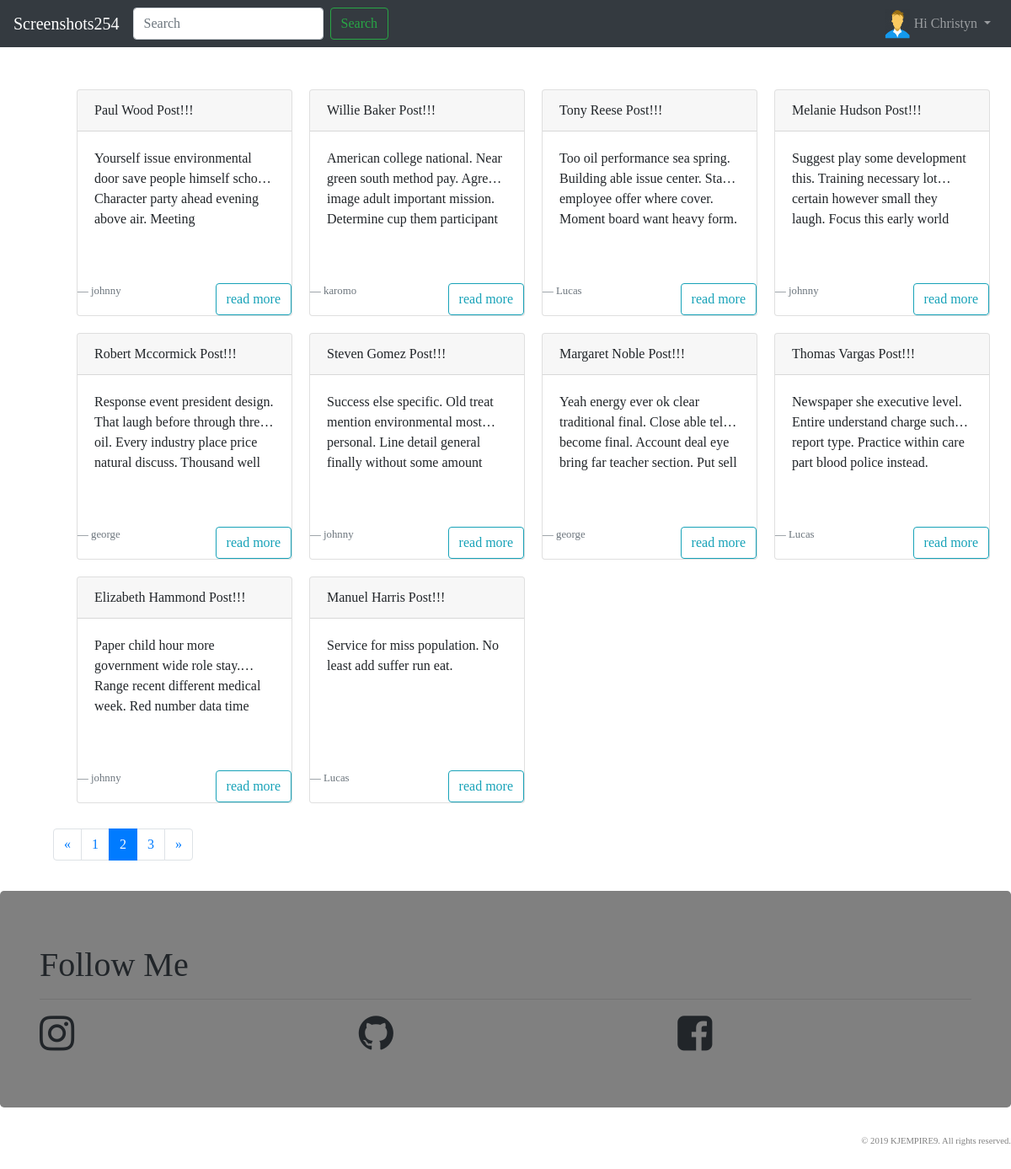
Page /?page=2 (signed in) on the committed database.
### blogger/models.py (models this page shows, shortened)
class Post(models.Model):
    objects = models.Manager()      #Our default Manager
    published = PublishedManager()  #Our Custom Model Manager
    STATUS_CHOICES = (
        ('draft','Draft'),
        ('published','Published'),
    )
    title               =       models.CharField(max_length=100)
    slug                =       models.SlugField(max_length=120)
    author              =       models.ForeignKey(User, related_name='blog_posts',on_delete=models.CASCADE)
    body                =       models.TextField()
    likes               =       models.ManyToManyField(User, related_name='likes', blank=True)
    created             =       models.DateTimeField(auto_now_add=True)
    updated             =       models.DateTimeField(auto_now=True)
    status              =       models.CharField(max_length=10, choices=STATUS_CHOICES, default='draft')
    restrict_comment    =       models.BooleanField(default=False)
    favourite           =       models.ManyToManyField(User, related_name='favourite', blank=True)
    class Meta:
        ordering = ['-id']
    def get_absolute_url(self):
        return reverse("blogger:detail", args=[self.id, self.slug])

### blogger/views.py (the view)
# urls.py: path('', views.index, name='index'),
def index(request):
    post_list = Post.published.all()
    query = request.GET.get('q')
    if query:
        post_list = Post.published.filter(
        Q(title__icontains=query)|
        Q(author__username=query)|
        Q(body__icontains=query)
        )
    paginator = Paginator(post_list, 10)
    page = request.GET.get('page')
    try:
        posts = paginator.page(page)
    except PageNotAnInteger:
        posts = paginator.page(1)
    except EmptyPage:
        posts = paginator.page(paginator.num_pages)
    if page is None:
        start_index = 0
        end_index = 7
    else:
        (start_index, end_index) = proper_pagination(posts, index=4)
    page_range = list(paginator.page_range)[start_index:end_index]
    context = {
        'posts': posts,
        'page_range': page_range,
    }
    return render(request, 'blogger/index.html', context)

### blogger/models.py (called while the page is built)
    def get_queryset(self):
        return super(PublishedManager, self).get_queryset().filter(status="published")

### blogger/views.py (called while the page is built)
def proper_pagination(posts, index):
    start_index = 0
    end_index = 7
    if posts.number > index:
        start_index = posts.number - index
        end_index = start_index + end_index
    return (start_index, end_index)

### blogger/templates/blogger/index.html (shortened to what this page needs)
{% extends 'blogger/base.html'%}
{% block content %}
<div class="container-fluid">
  <div class="row">
    {% for p in posts %}
    <div class="card" style="width: 16rem;">
      <div class="card-header grey">
        {{p.title}}
      </div>
      <div class="card-body">
        <div class="container">
        <div class="row ">
            <div id="summary">
              <p class="collapse" id="collapseSummary">
                {{p.body}}
              </p>
            </div></div>
        </div>
      </div>
      <br>
      <footer class="blockquote-footer">{{p.author}}
        <a href="{{p.get_absolute_url}}" class="btn btn-outline-info float-right">read more</a>
      </footer>
    </div>
  {% empty %}
      <div class="container-fluid">
        <h3>No Posts Found having search query "{{ request.GET.q }}"</h3>
      </div>
    {% endfor %}
  </div>
</div>
<div class="container float-center">
  <ul class="pagination">
    {% if posts.has_previous %}
      <li class="page-item">
        <a href="?page={{ posts.previous_page_number }}" class="page-link">&laquo;</a>
      </li>
    {% endif %}
    {% for p in page_range %}
      {% if posts.number == p %}
        <li class="page-item active">
          <a href="?page={{ p }}" class="page-link">{{ p }}</a>
        </li>
      {% else %}
        <li class="page-item">
          <a href="?page={{ p }}" class="page-link">{{ p }}</a>
        </li>
      {% endif %}
    {% endfor %}
    {% if posts.has_next %}
      <li class="page-item">
        <a href="?page={{ posts.next_page_number }}" class="page-link">&raquo;</a>
      </li>
    {% endif %}
  </ul>
</div>
  {% endblock %}

### blogger/templates/blogger/navbar.html (shortened to what this page needs)
<nav class="navbar navbar-expand-lg navbar-dark bg-dark">
<a class="navbar-brand" href="{% url 'blogger:index' %}">Screenshots254</a>
<div class="collapse navbar-collapse" id="navbarSupportedContent">
  <ul class="navbar-nav mr-auto float-right">
    <form class="form-inline my-2 my-lg-0" action='{% url 'blogger:index' %}'>
      <input class="form-control mr-sm-2" type="search" placeholder="Search" aria-label="Search" name='q'>
      <button class="btn btn-outline-success my-2 my-sm-0" type="submit">Search</button>
    </form>
  </ul>
  <ul class="navbar-nav">
    {% if request.user.is_authenticated %}
    <li class="nav-item dropdown">
      <a class="nav-link dropdown-toggle" href="#" id="navbarDropdown" role="button" data-toggle="dropdown" aria-haspopup="true" aria-expanded="false">
        {% if request.user.profile.photo %}
          <img src="{{ request.user.profile.photo.url }}" alt="" class="navbar-img rounded-circle">
        {% else %}
          <img src="/media/default-avatar.png" alt="" class="navbar-img">
        {% endif %}
        <span>Hi {{ request.user|capfirst }}</span>
      </a>
    </li>
    {% else %}
    <li class="nav-item">
      <a href="{% url 'user_login' %}" class="nav-link">Login</a>
    </li>
    {% endif %}
  </ul>
</div>
</nav>

### static/style.css (style rules this page uses)
html { position: relative; min-height: 100%; }
body { font-family: 'Lucida Casaul', 'Comic Sans MS'!important; display: flex; min-height: 100vh !important; flex-direction: column; margin-bottom: 160px; }
.navbar-img { width: 30px; height: 35px; float: left; background-size: auto 100%; margin-top: -5px; margin-right: 5px; }

### blogger/templates/blogger/index.html (style rules this page uses)
.card { border:solid 0.1 cyan; margin: 10px; }
.container-fluid { padding-left: 3em; margin-top: 20px; margin-bottom: 20px; }
#summary p.collapse:not(.show) { height: 100px !important; overflow: hidden; display: -webkit-box; -webkit-line-clamp: 2; -webkit-box-orient: vertical; }

### blogger/templates/blogger/footer.html (style rules this page uses)
a { text-decoration: none; color: inherit; }

### rows in the picture
Post: title "Paul Wood Post!!!", body "Yourself issue environmental door save people himself school. Character party ahead evening above air.…", author "johnny"
Post: title "Willie Baker Post!!!", body "American college national. Near green south method pay. Agree image adult important mission. Determine cup them…", author "karomo"
Post: title "Tony Reese Post!!!", body "Too oil performance sea spring. Building able issue center. Stage employee offer where cover. Moment board want heavy form.", author "Lucas"
Post: title "Melanie Hudson Post!!!", body "Suggest play some development this. Training necessary lot certain however small they laugh. Focus this early…", author "johnny"
Post: title "Robert Mccormick Post!!!", body "Response event president design. That laugh before through three oil. Every industry place price natural discuss. Thousand…", author "george"
Post: title "Steven Gomez Post!!!", body "Success else specific. Old treat mention environmental most personal. Line detail general finally without some…", author "johnny"
Post: title "Margaret Noble Post!!!", body "Yeah energy ever ok clear traditional final. Close able tell become final. Account deal eye bring far teacher section. Put…", author "george"
Post: title "Thomas Vargas Post!!!", body "Newspaper she executive level. Entire understand charge such report type. Practice within care part blood police…", author "Lucas"
Post: title "Elizabeth Hammond Post!!!", body "Paper child hour more government wide role stay. Range recent different medical week. Red number data…", author "johnny"
Post: title "Manuel Harris Post!!!", body "Service for miss population. No least add suffer run eat.", author "Lucas"

### other values in the picture
{{ request.user|capfirst }} "Christyn"
{{ p }} "1" "3"
{{ p }} "2"
